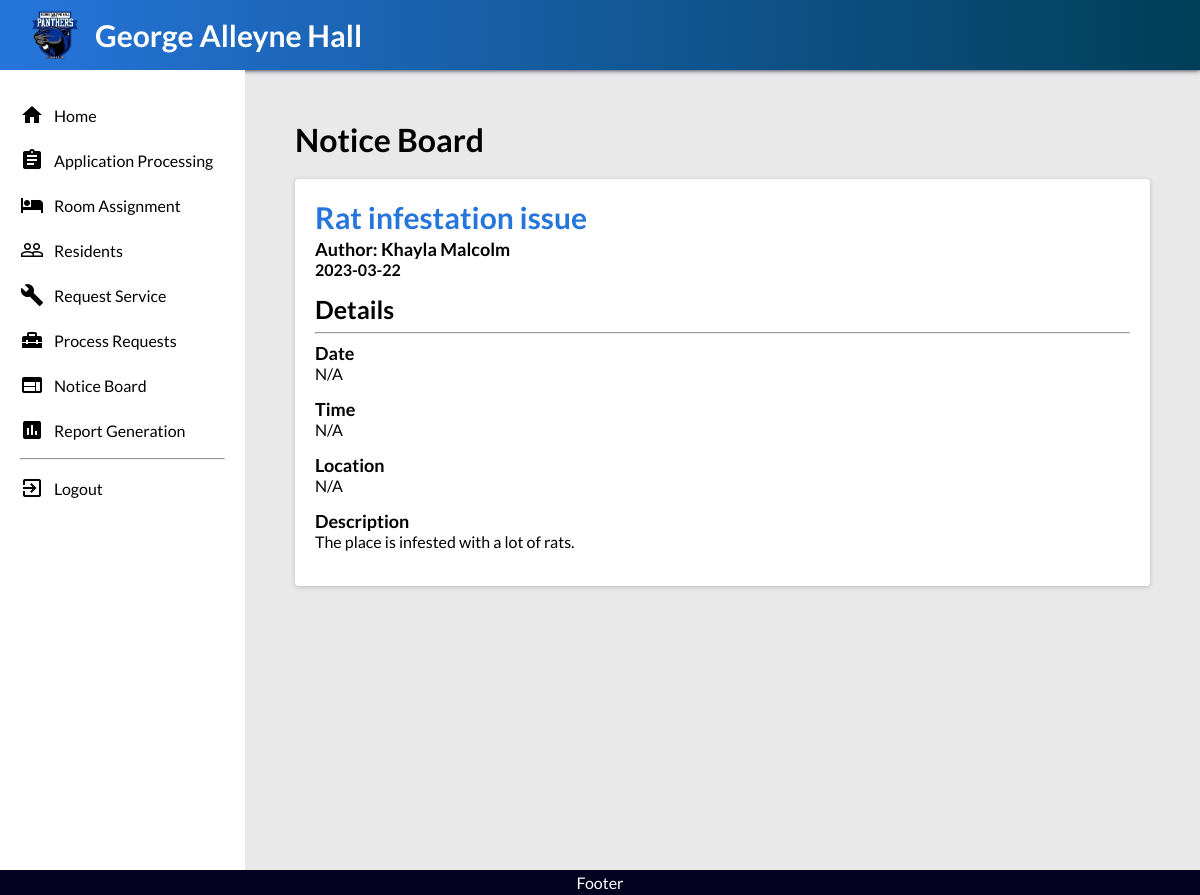
/pages/viewNotice.php?id=1 (signed in), run on the app's committed database.
### tables this page shows
CREATE TABLE `Notices` (
  `id` int(11) NOT NULL auto_increment,
  `author` int(11) NOT NULL,
  `post_date` date NOT NULL,
  `title` varchar(100) NOT NULL default ' ',
  `date` date NULL,
  `time` varchar(100) NOT NULL default ' ',
  `location` varchar(100) NOT NULL default ' ',
  `description` varchar(4000) NOT NULL default ' ',
PRIMARY KEY (`id`)
);

CREATE TABLE `Residents` (
  `First Name` varchar(50) NOT NULL default ' ',
  `Last Name` varchar(50) NOT NULL default ' ',
  `Middle Initial` varchar(10) NOT NULL default ' ',
  `Resident ID` int(11) NOT NULL auto_increment,
  `Position` varchar(50) NOT NULL default 'Resident',
  `DOB` date DEFAULT NULL,
  `Nationality` varchar(75) NOT NULL default ' ',
  `Gender` varchar(10) NOT NULL default ' ',
  `Marital Status` varchar(20) NOT NULL default ' ',
  `Family Type` varchar(50) NOT NULL default ' ',
  `Home Address` varchar(100) NOT NULL default ' ',
  `Mailing Address` varchar(100) NOT NULL default ' ',
  `Email Address` varchar(75) NOT NULL default ' ',
  `Phone Number` varchar(15) default ' ',
  `ID Number` int(11) NOT NULL,
  `Contact Name` varchar(50) NOT NULL default ' ',
  `Contact Relationship` varchar(50) NOT NULL default ' ',
  `Contact Telephone` varchar(15) NOT NULL default ' ',
  `Contact Address` varchar(100) NOT NULL default ' ',
  `Contact Email` varchar(75) NOT NULL default ' ',
  `Level of Study` varchar(25) NOT NULL default ' ',
  `Year of Study` varchar(15) NOT NULL default ' ',
  `Programme Name` varchar(50) NOT NULL default ' ',
  `Faculty Name` varchar(75) NOT NULL default ' ',
  `Name of School` varchar(75) NOT NULL default ' ',
  `Room Number` varchar(10) default ' ',
PRIMARY KEY (`Resident ID`)
);

### pages/classAutoloader.php (called while the page is built, shortened)
<?php
function myAutoLoader($className){
    $path = "../classes/";
    $extension = ".class.php";
    $fullPath = $path.$className.$extension;
}
?>

### classes/DB.class.php (called while the page is built, shortened)
<?php
class DB {
    private $host = 'localhost';
    private $username = 'root';
    private $password = '';
    private $dbname = 'georgealleyne';
    public function connect() {
        $conn = new PDO("mysql:host=$this->host;dbname=$this->dbname;charset=utf8mb4", $this->username, $this->password);
        return $conn;
    }
}

### classes/NoticeBoard.class.php (called while the page is built, shortened)
<?php
class NoticeBoard {
    private $db;
    private $noticeList;
    public function __construct() {
        $this->db = new DB();
        $this->noticeList = $this->getAllNotices();
    }
    public function getAllNotices() {
        $stmt = $this->db->connect()->prepare("SELECT * FROM notices");
        $stmt->execute();
        $results = $stmt->fetchAll(PDO::FETCH_ASSOC);
        $noticeList = [];
        foreach ($results as $row){
            $stmt2 = $this->db->connect()->prepare("SELECT * FROM residents WHERE `Resident ID` = :residentID");
            $stmt2->bindValue(':residentID', $row['author'], PDO::PARAM_STR);
            $stmt2->execute();
            $results2 = $stmt2->fetchAll(PDO::FETCH_ASSOC)[0];
            $author = new Resident(
                $results2['First Name'], $results2['Last Name'], $results2['Middle Initial'], $results2['Resident ID'], $results2['Position'],
                $results2['DOB'], $results2['Nationality'], $results2['Gender'], $results2['Marital Status'], $results2['Family Type'], $results2['Home Address'],
                $results2['Mailing Address'], $results2['Email Address'], $results2['Phone Number'], $results2['ID Number'], $results2['Contact Name'],
                $results2['Contact Relationship'], $results2['Contact Telephone'], $results2['Contact Address'], $results2['Contact Email'], $results2['Level of Study'],
                $results2['Year of Study'], $results2['Programme Name'], $results2['Faculty Name'], $results2['Name of School'], $results2['Room Number']
            );
            $notice = new Notice(
              $row['id'], $author, $row['post_date'], $row['title'], $row['date'],
              $row['time'], $row['location'], $row['description']
            );
            array_push($noticeList, $notice);
        }
        return $noticeList;
    }
    public function findNotice($noticeID) {
        $found = false;
        $index = 0;
        foreach ($this->noticeList as $notice) {
            if($notice->getNoticeID() == $noticeID){
              $found = true;
              break;
            }
            $index = $index + 1;
        }
        if ($found == false) {
            return null;
        }
        else {
            return $this->noticeList[$index];
        }
    }
}
?>

### classes/Notice.class.php (called while the page is built, shortened)
<?php
class Notice {
    private $noticeID;
    private $author;
    private $postDate;
    private $noticeDetails;
    public function __construct($noticeID, $author, $postDate, $title, $date, $time, $location, $description) {
        $this->noticeID = $noticeID;
        $this->author = $author;
        $this->postDate = $postDate;
        $this->noticeDetails = new NoticeDetails($title, $date, $time, $description, $location);
    }
    public function getNoticeID() {
        return $this->noticeID;
    }
    public function getAuthor() {
        return $this->author;
    }
    public function getPostDate() {
        return $this->postDate;
    }
    public function getNoticeDetails() {
        return $this->noticeDetails;
    }
}
?>

### classes/NoticeDetails.class.php (called while the page is built, shortened)
<?php
class NoticeDetails {
    private $title;
    private $date;
    private $time;
    private $description;
    private $location;
    public function __construct(
        $title, $date, $time, $description, $location
    )
    {
        $this->title = $title;
        $this->date = $date;
        $this->time = $time;
        $this->description = $description;
        $this->location = $location;
    }
    public function getTitle() {
        return $this->title;
    }
    public function getDate() {
        return $this->date;
    }
    public function getTime() {
        return $this->time;
    }
    public function getDescription() {
        return $this->description;
    }
    public function getLocation() {
        return $this->location;
    }
}
?>

### classes/Resident.class.php (called while the page is built, shortened)
<?php
class Resident {
    private $firstName;
    private $lastName;
    public function __construct(
        $firstName, $lastName, $middleInitial, $residentID, $position,
        $DOB, $nationality, $gender, $maritalStatus, $familyType,
        $homeAddress, $mailingAddress, $emailAddress, $phoneNumber, $studentID, $contactName,
        $contactRelationship, $contactPhone, $contactAddress, $contactEmail, $levelOfStudy,
        $yearOfStudy, $programme, $faculty, $school, $roomNumber
    ){
        $this->firstName = $firstName;
        $this->lastName = $lastName;
    }
    public function getFirstName(){
        return $this->firstName;
    }
    public function getLastName(){
        return $this->lastName;
    }
}

### pages/viewNotice.php (the view, shortened to what this page needs)
<?php
include 'classAutoloader.php';
$noticeBoard = new NoticeBoard();
$notice_to_view = $noticeBoard->findNotice($_GET['id']);
?>
<!DOCTYPE html>
<html lang="en">
<head>
    <link rel="stylesheet" href="css/main.css">
    <link rel="stylesheet" href="css/viewNotice.css">
</head>
<body>
    <?php include '_header.php'; ?>
    <div class="container">
        <?php include '_navigation.php'; ?>
        <main>
            <header>
                <h1 class="title">Notice Board</h1>
            </header>
            <section>
                <h2 class="notice-title"><?php echo $notice_to_view->getNoticeDetails()->getTitle(); ?></h2>
                <h3 class="author">Author: <?php echo $notice_to_view->getAuthor()->getFirstName() . " " . $notice_to_view->getAuthor()->getLastName(); ?></h3>
                <h3 class="post-date"><?php echo $notice_to_view->getPostDate(); ?></h3>
                <div class="content">
                    <h2>Details</h2>
                    <hr>
                    <h3>Date</h3>
                    <p>
                        <?php
                        $date = $notice_to_view->getNoticeDetails()->getDate();
                        if($date == null || trim($date) == "0000-00-00"){
                            echo "N/A";
                        }
                        else{
                            echo $date;
                        }
                        ?>
                    </p>
                    <h3>Time</h3>
                    <p>
                        <?php
                        $time = $notice_to_view->getNoticeDetails()->getTime();
                        if($time == null || trim($time) == ""){
                            echo "N/A";
                        }
                        else{
                            echo $time;
                        }
                        ?>
                    </p>
                    <h3>Location</h3>
                    <p>
                        <?php
                        $location = $notice_to_view->getNoticeDetails()->getLocation();
                        if($location == null || trim($location) == ""){
                            echo "N/A";
                        }
                        else{
                            echo $location;
                        }
                        ?>
                    </p>
                    <h3>Description</h3>
                    <p>
                        <?php
                        $description = $notice_to_view->getNoticeDetails()->getDescription();
                        if($description == null || trim($description) == ""){
                            echo "N/A";
                        }
                        else{
                            echo $description;
                        }
                        ?>
                    </p>
                </div>
            </section>
        </main>
    </div>
    <?php include '_footer.php' ?>
</body>
</html>

### pages/css/main.css (style rules this page uses)
* { -moz-box-sizing: border-box; -webkit-box-sizing: border-box; box-sizing: border-box; }
body { margin: 0; background-color: rgb(233, 233, 233); font-family: 'Lato', sans-serif; }
h1, h2, h3, h4, h5, p { margin: 0; }
.container { display: flex; }
main { padding: 50px; width: 100%; box-shadow: 0 0 10px rgba(black, black, black, 0.5); }
header { display: flex; justify-content: space-between; }
.title { margin-bottom: 20px; font-weight: bold; }
section { background-color: white; padding: 20px; width: 100%; box-shadow: 0px 1px 5px rgba(0, 0, 0, 0.2); border-radius: 4px; }

### pages/css/viewNotice.css (style rules this page uses)
.notice-title { color: rgb(38, 117, 219); font-size: 30px; margin-bottom: 3px; }
.author { font-size: 18px; }
.post-date { font-size: 16px; }
.content h2 { margin-top: 15px; font-size: 25px; }
.content h3 { font-size: 18px; }
.content p { margin-bottom: 15px; }

### data on the page
notices: title "Rat infestation issue", post_date "2023-03-22", time "N/A", location "N/A", description "The place is infested with a lot of rats."
residents: First Name "Khayla", Last Name "Malcolm"
